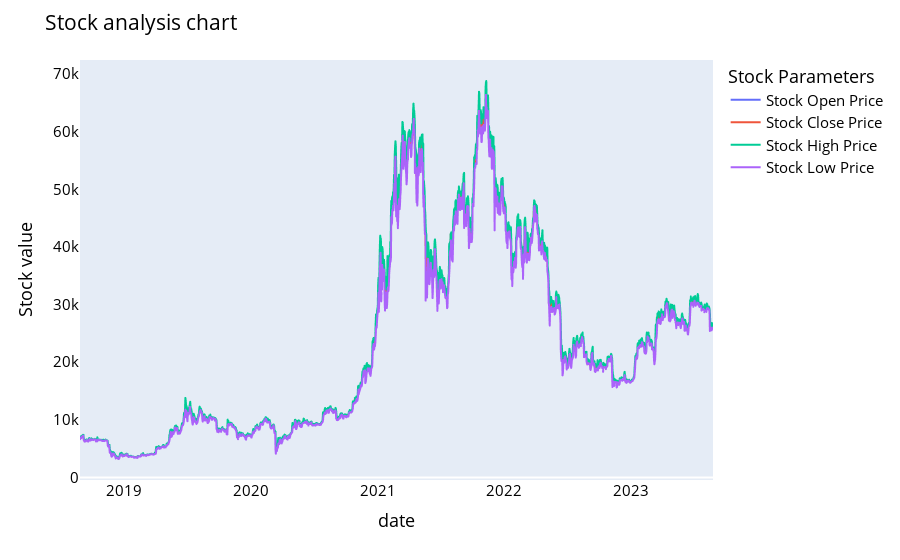

Notebook code cell kept with this figure:
### Code cell
names = cycle(['Stock Open Price','Stock Close Price','Stock High Price','Stock Low Price'])

fig = px.line(y_overall, x=y_overall.date, y=[y_overall['open'], y_overall['close'], 
                                          y_overall['high'], y_overall['low']],
             labels={'Date': 'Date','value':'Stock value'})
fig.update_layout(title_text='Stock analysis chart', font_size=15, font_color='black',legend_title_text='Stock Parameters')
fig.for_each_trace(lambda t:  t.update(name = next(names)))
fig.update_xaxes(showgrid=False)
fig.update_yaxes(showgrid=False)

fig.show()

### Figure 1 — Plotly figure (JSON) as saved in the notebook; plotly's stock layout.template omitted (floating-point values rounded to 4 significant figures; data arrays with more than 128 entries replaced by an {"elided": "..."} marker saying what was removed)
{"data": [{"hovertemplate": "variable=open<br>date=%{x}<br>Stock value=%{y}<extra></extra>", "legendgroup": "open", "line": {"color": "#636efa", "dash": "solid"}, "marker": {"symbol": "circle"}, "mode": "lines", "name": "Stock Open Price", "showlegend": true, "type": "scattergl", "x": {"elided": "1827 str values"}, "xaxis": "x", "y": {"elided": "1827 float values"}, "yaxis": "y"}, {"hovertemplate": "variable=close<br>date=%{x}<br>Stock value=%{y}<extra></extra>", "legendgroup": "close", "line": {"color": "#EF553B", "dash": "solid"}, "marker": {"symbol": "circle"}, "mode": "lines", "name": "Stock Close Price", "showlegend": true, "type": "scattergl", "x": {"elided": "1827 str values"}, "xaxis": "x", "y": {"elided": "1827 float values"}, "yaxis": "y"}, {"hovertemplate": "variable=high<br>date=%{x}<br>Stock value=%{y}<extra></extra>", "legendgroup": "high", "line": {"color": "#00cc96", "dash": "solid"}, "marker": {"symbol": "circle"}, "mode": "lines", "name": "Stock High Price", "showlegend": true, "type": "scattergl", "x": {"elided": "1827 str values"}, "xaxis": "x", "y": {"elided": "1827 float values"}, "yaxis": "y"}, {"hovertemplate": "variable=low<br>date=%{x}<br>Stock value=%{y}<extra></extra>", "legendgroup": "low", "line": {"color": "#ab63fa", "dash": "solid"}, "marker": {"symbol": "circle"}, "mode": "lines", "name": "Stock Low Price", "showlegend": true, "type": "scattergl", "x": {"elided": "1827 str values"}, "xaxis": "x", "y": {"elided": "1827 float values"}, "yaxis": "y"}], "layout": {"font": {"color": "black", "size": 15}, "legend": {"title": {"text": "Stock Parameters"}, "tracegroupgap": 0}, "margin": {"t": 60}, "title": {"text": "Stock analysis chart"}, "xaxis": {"anchor": "y", "domain": [0, 1], "showgrid": false, "title": {"text": "date"}}, "yaxis": {"anchor": "x", "domain": [0, 1], "showgrid": false, "title": {"text": "Stock value"}}}}
